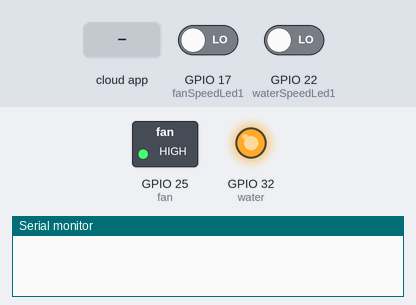
Bench run of a sketch on a simulated ESP32. Shown: switched loads named in the sketch (green lamp = pin HIGH), output pins drawn as LEDs (lit = HIGH), the last lines printed to the serial monitor. Dashed ring = blinking. The inputs (shaded band) are chosen by the test bench; at power-on: GPIO 17 (fanSpeedLed1) LOW, GPIO 22 (waterSpeedLed1) LOW. WiFi joins after 1.5 s; servers stay silent unless stated; pins used as bus, display or sensor lines are not drawn.

Above: at 2.7 s.
2.8 s: the phone or cloud app sets fanLevel to 0
At 3.1 s:
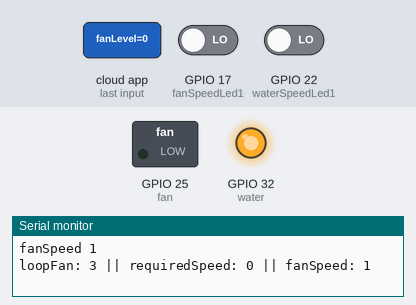
5.8 s: the phone or cloud app sets waterLevel to 0
At 5.9 s:
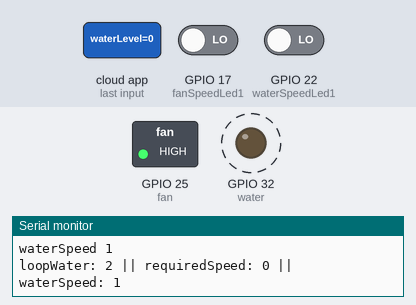
Timing chart, 0 to 8.8 s (numbered marks = the images above; inputs shaded):
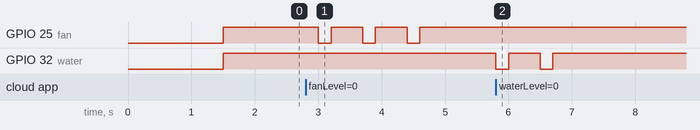

Measured:
- after the input at 2.8 s, GPIO 25 (fan): alternates HIGH for 0.50 s and LOW for 0.20 s, 6 changes in all, then stays HIGH, starting after 0.20 s
- after the input at 5.8 s, GPIO 32 (water): alternates HIGH for 0.50 s and LOW for 0.20 s, 4 changes in all, then stays HIGH, starting at once

The sketch:

alexa-aircooler.ino
```cpp
#include "arduino_secrets.h"
#include "thingProperties.h"

const int power = 33;                // Power On button
const int water = 32;                // Water vaper button
const int fan = 25;                  // Fan Speed button

const int fanSpeedLed1 = 17;         // This inputs represent the fan speed leds in the Air Cooler
const int fanSpeedLed2 = 19;         //
const int fanSpeedLed3 = 18;         //

const int waterSpeedLed1 = 22;       // This inputs represent the water vaper leds in the Air Cooler
const int waterSpeedLed2 = 23;

void setup() {
  // Initialize serial and wait for port to open:
  Serial.begin(9600);
  // This delay gives the chance to wait for a Serial Monitor without blocking if none is found
  delay(1500);
  pinMode(power,OUTPUT);
  pinMode(water,OUTPUT);
  pinMode(fan,OUTPUT);

  digitalWrite(power,HIGH);
  digitalWrite(water,HIGH);
  digitalWrite(fan,HIGH);

  // Defined in thingProperties.h
  initProperties();

  // Connect to Arduino IoT Cloud
  ArduinoCloud.begin(ArduinoIoTPreferredConnection);

  /*
     The following function allows you to obtain more information
     related to the state of network and IoT Cloud connection and errors
     the higher number the more granular information you’ll get.
     The default is 0 (only errors).
     Maximum is 4
 */
  setDebugMessageLevel(2);
  ArduinoCloud.printDebugInfo();
}

void loop() {
  ArduinoCloud.update();

}


/*
  Since PowerHumidifier is READ_WRITE variable, onPowerHumidifierChange() is
  executed every time a new value is received from IoT Cloud.
*/
void onPowerHumidifierChange()  {
  // Add your code here to act upon PowerHumidifier change

  //Power on the air cooler
  digitalWrite(power,LOW);
  delay(200);
  digitalWrite(power,HIGH);

  delay(500);

  // Turn on the water in speed 1
  digitalWrite(water,LOW);
  delay(200);
  digitalWrite(water,HIGH);


  if (!powerHumidifier) {
    digitalWrite(power,LOW);
    delay(200);
    digitalWrite(power,HIGH);
  }
}
/*
  Since WaterLevel is READ_WRITE variable, onWaterLevelChange() is
  executed every time a new value is received from IoT Cloud.
*/
void onWaterLevelChange()  {
  // Add your code here to act upon WaterLevel change
  int waterSpeed = findWaterSpeed();
  int requiredSpeed = map(waterLevel.getBrightness(), 1, 100, 1, 2);
  int loopWater = 0;

  if (!waterLevel.getSwitch()){
    requiredSpeed = 0;
  }


  if ((requiredSpeed == 1 && waterSpeed == 0) || (requiredSpeed == 2 && waterSpeed == 1) || ((requiredSpeed == 0 && waterSpeed == 2))) {
    loopWater = 1;
  } else if ((requiredSpeed == 2 && waterSpeed == 0) || (requiredSpeed == 0 && waterSpeed == 1) || ((requiredSpeed == 1 && waterSpeed == 2))) {
    loopWater = 2;
  }

  Serial.println("loopWater: " + String(loopWater) + " || requiredSpeed: " + String(requiredSpeed) + " || waterSpeed: " + String(waterSpeed));

  for (int i = 0; i < loopWater; i++){
    digitalWrite(water,LOW);
    delay(200);
    digitalWrite(water,HIGH);
    delay(500);
    Serial.println("loop");
  }

}

/*
  Since FanLevel is READ_WRITE variable, onFanLevelChange() is
  executed every time a new value is received from IoT Cloud.
*/
void onFanLevelChange()  {
  // Add your code here to act upon FanLevel change
  int fanSpeed = findFanSpeed();
  int requiredSpeed = map(fanLevel.getBrightness(), 1, 100, 1, 3);
  int loopFan = 0;

  if (!fanLevel.getSwitch()){
    requiredSpeed = 0;
  }


  if ((requiredSpeed == 1 && fanSpeed == 0) || (requiredSpeed == 2 && fanSpeed == 1) || (requiredSpeed == 3 && fanSpeed == 2) || (requiredSpeed == 0 && fanSpeed == 3)) {
    loopFan = 1;
  } else if ((requiredSpeed == 2 && fanSpeed == 0) || (requiredSpeed == 3 && fanSpeed == 1) || (requiredSpeed == 0 && fanSpeed == 2) || (requiredSpeed == 1 && fanSpeed == 3)) {
    loopFan = 2;
  } else if ((requiredSpeed == 3 && fanSpeed == 0) || (requiredSpeed == 0 && fanSpeed == 1) || (requiredSpeed == 1 && fanSpeed == 2) || (requiredSpeed == 2 && fanSpeed == 3)) {
    loopFan = 3;
  }

  Serial.println("loopFan: " + String(loopFan) + " || requiredSpeed: " + String(requiredSpeed) + " || fanSpeed: " + String(fanSpeed));

  for (int i = 0; i < loopFan; i++){
    digitalWrite(fan,LOW);
    delay(200);
    digitalWrite(fan,HIGH);
    delay(500);
    Serial.println("loop");
  }
}

int findWaterSpeed() {
  int waterSpeed = 0;

  for (int i = 0; i < 50000; i++) {

    if (digitalRead(waterSpeedLed1) == 0) {
      waterSpeed = 1;
      break;
    } else if (digitalRead(waterSpeedLed2) == 0) {
      waterSpeed = 2;
      break;
    }

  }

  Serial.println("waterSpeed " + String(waterSpeed));

  return waterSpeed;
}


int findFanSpeed() {
    int fanSpeed = 0;

  for (int i = 0; i < 50000; i++) {

    if (digitalRead(fanSpeedLed1) == 0){
      fanSpeed = 1;
      break;
    } else if (digitalRead(fanSpeedLed2) == 0) {
      fanSpeed = 2;
      break;
    } else if (digitalRead(fanSpeedLed3) == 0) {
      fanSpeed = 3;
      break;
    }

  }

  Serial.println("fanSpeed " + String(fanSpeed));

  return fanSpeed;
}
```

arduino_secrets.h
```cpp
#define SECRET_SSID ""
#define SECRET_PASS ""
#define SECRET_DEVICE_KEY ""
```

thingProperties.h
```cpp
// Code generated by Arduino IoT Cloud, DO NOT EDIT.

#include <ArduinoIoTCloud.h>
#include <Arduino_ConnectionHandler.h>

const char DEVICE_LOGIN_NAME[]  = "";

const char SSID[]               = SECRET_SSID;    // Network SSID (name)
const char PASS[]               = SECRET_PASS;    // Network password (use for WPA, or use as key for WEP)
const char DEVICE_KEY[]  = SECRET_DEVICE_KEY;    // Secret device password

void onFanLevelChange();
void onWaterLevelChange();
void onPowerHumidifierChange();

CloudDimmedLight fanLevel;
CloudDimmedLight waterLevel;
CloudSwitch powerHumidifier;

void initProperties(){

  ArduinoCloud.setBoardId(DEVICE_LOGIN_NAME);
  ArduinoCloud.setSecretDeviceKey(DEVICE_KEY);
  ArduinoCloud.addProperty(fanLevel, READWRITE, ON_CHANGE, onFanLevelChange, 3);
  ArduinoCloud.addProperty(waterLevel, READWRITE, ON_CHANGE, onWaterLevelChange, 2);
  ArduinoCloud.addProperty(powerHumidifier, READWRITE, ON_CHANGE, onPowerHumidifierChange);

}

WiFiConnectionHandler ArduinoIoTPreferredConnection(SSID, PASS);
```
